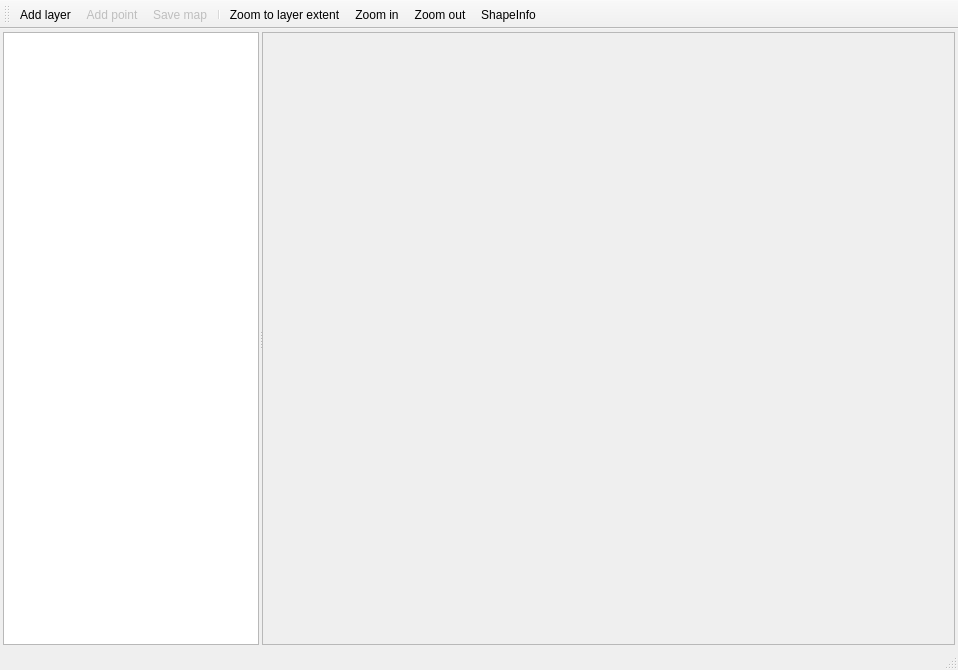
<?xml version="1.0" encoding="UTF-8"?>
<ui version="4.0">
 <class>MainWindow</class>
 <widget class="QMainWindow" name="MainWindow">
  <property name="geometry">
   <rect>
    <x>0</x>
    <y>0</y>
    <width>958</width>
    <height>670</height>
   </rect>
  </property>
  <property name="windowTitle">
   <string>MainWindow</string>
  </property>
  <property name="iconSize">
   <size>
    <width>32</width>
    <height>32</height>
   </size>
  </property>
  <widget class="QWidget" name="centralWidget">
   <layout class="QVBoxLayout" name="verticalLayout">
    <property name="spacing">
     <number>2</number>
    </property>
    <property name="leftMargin">
     <number>3</number>
    </property>
    <property name="topMargin">
     <number>3</number>
    </property>
    <property name="rightMargin">
     <number>3</number>
    </property>
    <property name="bottomMargin">
     <number>3</number>
    </property>
    <item>
     <widget class="QSplitter" name="splitter">
      <property name="orientation">
       <enum>Qt::Horizontal</enum>
      </property>
      <property name="handleWidth">
       <number>3</number>
      </property>
      <widget class="QListWidget" name="layerList">
       <property name="sizePolicy">
        <sizepolicy hsizetype="Preferred" vsizetype="Preferred">
         <horstretch>0</horstretch>
         <verstretch>0</verstretch>
        </sizepolicy>
       </property>
      </widget>
      <widget class="QFrame" name="mapFrame">
       <property name="sizePolicy">
        <sizepolicy hsizetype="Expanding" vsizetype="Preferred">
         <horstretch>2</horstretch>
         <verstretch>0</verstretch>
        </sizepolicy>
       </property>
       <property name="frameShape">
        <enum>QFrame::StyledPanel</enum>
       </property>
       <property name="frameShadow">
        <enum>QFrame::Raised</enum>
       </property>
       <layout class="QVBoxLayout" name="verticalLayoutMap">
        <property name="spacing">
         <number>0</number>
        </property>
        <property name="leftMargin">
         <number>0</number>
        </property>
        <property name="topMargin">
         <number>0</number>
        </property>
        <property name="rightMargin">
         <number>0</number>
        </property>
        <property name="bottomMargin">
         <number>0</number>
        </property>
       </layout>
      </widget>
     </widget>
    </item>
   </layout>
  </widget>
  <widget class="QStatusBar" name="statusBar"/>
  <widget class="QToolBar" name="toolBar">
   <property name="windowTitle">
    <string>toolBar</string>
   </property>
   <attribute name="toolBarArea">
    <enum>TopToolBarArea</enum>
   </attribute>
   <attribute name="toolBarBreak">
    <bool>false</bool>
   </attribute>
   <addaction name="actionAddLayer"/>
   <addaction name="actionAddPoint"/>
   <addaction name="actionSaveMap"/>
   <addaction name="separator"/>
   <addaction name="actionZoom"/>
   <addaction name="actionZoomIn"/>
   <addaction name="actionZoomOut"/>
   <addaction name="actionShapeInfo"/>
  </widget>
  <action name="actionAddPoint">
   <property name="checkable">
    <bool>true</bool>
   </property>
   <property name="enabled">
    <bool>false</bool>
   </property>
   <property name="icon">
    <iconset resource="map.qrc">
     <normaloff>:/images/addpoint.png</normaloff>:/images/addpoint.png</iconset>
   </property>
   <property name="text">
    <string>Add point</string>
   </property>
   <property name="toolTip">
    <string>Add a point to current layer</string>
   </property>
  </action>
  <action name="actionZoom">
   <property name="icon">
    <iconset resource="map.qrc">
     <normaloff>:/images/zoom.png</normaloff>:/images/zoom.png</iconset>
   </property>
   <property name="text">
    <string>Zoom to layer extent</string>
   </property>
  </action>
  <action name="actionZoomIn">
   <property name="icon">
    <iconset resource="map.qrc">
     <normaloff>:/images/zoomin.png</normaloff>:/images/zoomin.png</iconset>
   </property>
   <property name="text">
    <string>Zoom in</string>
   </property>
  </action>
  <action name="actionZoomOut">
   <property name="icon">
    <iconset resource="map.qrc">
     <normaloff>:/images/zoomout.png</normaloff>:/images/zoomout.png</iconset>
   </property>
   <property name="text">
    <string>Zoom out</string>
   </property>
  </action>
  <action name="actionAddLayer">
   <property name="icon">
    <iconset resource="map.qrc">
     <normaloff>:/images/addlayer.png</normaloff>:/images/addlayer.png</iconset>
   </property>
   <property name="text">
    <string>Add layer</string>
   </property>
   <property name="toolTip">
    <string>Add new empty layer</string>
   </property>
  </action>
  <action name="actionSaveMap">
   <property name="enabled">
    <bool>false</bool>
   </property>
   <property name="icon">
    <iconset resource="map.qrc">
     <normaloff>:/images/savemap.png</normaloff>:/images/savemap.png</iconset>
   </property>
   <property name="text">
    <string>Save map</string>
   </property>
   <property name="toolTip">
    <string>Save current layer</string>
   </property>
  </action>
  <action name="actionShapeInfo">
   <property name="checkable">
    <bool>true</bool>
   </property>
   <property name="icon">
    <iconset resource="map.qrc">
     <normaloff>:/images/mapinfo.png</normaloff>:/images/mapinfo.png</iconset>
   </property>
   <property name="text">
    <string>ShapeInfo</string>
   </property>
  </action>
 </widget>
 <layoutdefault spacing="6" margin="11"/>
 <resources>
  <include location="map.qrc"/>
 </resources>
 <connections>
  <connection>
   <sender>actionAddPoint</sender>
   <signal>triggered(bool)</signal>
   <receiver>MainWindow</receiver>
   <slot>addPointTriggered(bool)</slot>
   <hints>
    <hint type="sourcelabel">
     <x>-1</x>
     <y>-1</y>
    </hint>
    <hint type="destinationlabel">
     <x>478</x>
     <y>334</y>
    </hint>
   </hints>
  </connection>
  <connection>
   <sender>actionZoom</sender>
   <signal>triggered()</signal>
   <receiver>MainWindow</receiver>
   <slot>zoom()</slot>
   <hints>
    <hint type="sourcelabel">
     <x>-1</x>
     <y>-1</y>
    </hint>
    <hint type="destinationlabel">
     <x>478</x>
     <y>334</y>
    </hint>
   </hints>
  </connection>
  <connection>
   <sender>actionZoomIn</sender>
   <signal>triggered()</signal>
   <receiver>MainWindow</receiver>
   <slot>zoomIn()</slot>
   <hints>
    <hint type="sourcelabel">
     <x>-1</x>
     <y>-1</y>
    </hint>
    <hint type="destinationlabel">
     <x>478</x>
     <y>334</y>
    </hint>
   </hints>
  </connection>
  <connection>
   <sender>actionZoomOut</sender>
   <signal>triggered()</signal>
   <receiver>MainWindow</receiver>
   <slot>zoomOut()</slot>
   <hints>
    <hint type="sourcelabel">
     <x>-1</x>
     <y>-1</y>
    </hint>
    <hint type="destinationlabel">
     <x>478</x>
     <y>334</y>
    </hint>
   </hints>
  </connection>
  <connection>
   <sender>actionSaveMap</sender>
   <signal>triggered()</signal>
   <receiver>MainWindow</receiver>
   <slot>saveLayer()</slot>
   <hints>
    <hint type="sourcelabel">
     <x>-1</x>
     <y>-1</y>
    </hint>
    <hint type="destinationlabel">
     <x>478</x>
     <y>334</y>
    </hint>
   </hints>
  </connection>
  <connection>
   <sender>layerList</sender>
   <signal>itemChanged(QListWidgetItem*)</signal>
   <receiver>MainWindow</receiver>
   <slot>layerListChanged(QListWidgetItem*)</slot>
   <hints>
    <hint type="sourcelabel">
     <x>130</x>
     <y>343</y>
    </hint>
    <hint type="destinationlabel">
     <x>478</x>
     <y>334</y>
    </hint>
   </hints>
  </connection>
  <connection>
   <sender>layerList</sender>
   <signal>itemSelectionChanged()</signal>
   <receiver>MainWindow</receiver>
   <slot>layerListSelected()</slot>
   <hints>
    <hint type="sourcelabel">
     <x>130</x>
     <y>343</y>
    </hint>
    <hint type="destinationlabel">
     <x>478</x>
     <y>334</y>
    </hint>
   </hints>
  </connection>
  <connection>
   <sender>actionShapeInfo</sender>
   <signal>triggered()</signal>
   <receiver>MainWindow</receiver>
   <slot>shapeInfo()</slot>
   <hints>
    <hint type="sourcelabel">
     <x>-1</x>
     <y>-1</y>
    </hint>
    <hint type="destinationlabel">
     <x>478</x>
     <y>334</y>
    </hint>
   </hints>
  </connection>
 </connections>
 <slots>
  <slot>addPointTriggered(bool)</slot>
  <slot>zoom()</slot>
  <slot>zoomIn()</slot>
  <slot>zoomOut()</slot>
  <slot>addLayer()</slot>
  <slot>saveLayer()</slot>
  <slot>layerListChanged(QListWidgetItem*)</slot>
  <slot>layerListSelected()</slot>
  <slot>shapeInfo()</slot>
 </slots>
</ui>
